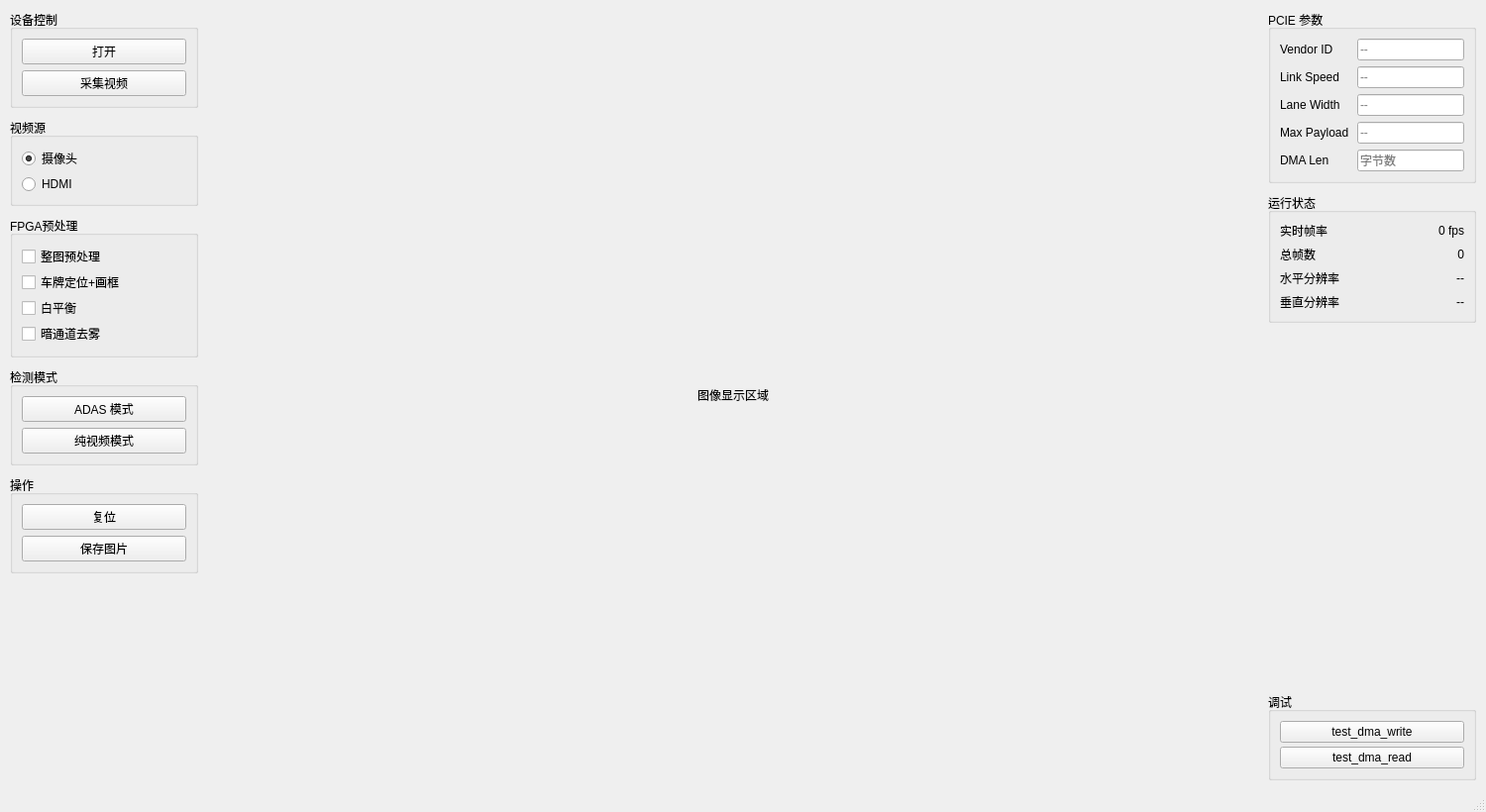
<?xml version="1.0" encoding="UTF-8"?>
<ui version="4.0">
 <class>MainWindow</class>
 <widget class="QMainWindow" name="MainWindow">
  <property name="geometry">
   <rect>
    <x>0</x>
    <y>0</y>
    <width>1500</width>
    <height>820</height>
   </rect>
  </property>
  <property name="minimumSize">
   <size>
    <width>1100</width>
    <height>600</height>
   </size>
  </property>
  <property name="windowTitle">
   <string>Pango PCIe — 视频传输与智能识别</string>
  </property>
  <widget class="QWidget" name="centralwidget">
   <layout class="QHBoxLayout" name="centralLayout">
    <property name="leftMargin">
     <number>10</number>
    </property>
    <property name="topMargin">
     <number>10</number>
    </property>
    <property name="rightMargin">
     <number>10</number>
    </property>
    <property name="bottomMargin">
     <number>10</number>
    </property>
    <property name="spacing">
     <number>10</number>
    </property>
    <item>
     <widget class="QWidget" name="controlPanel" native="true">
      <property name="minimumSize">
       <size>
        <width>190</width>
        <height>0</height>
       </size>
      </property>
      <property name="maximumSize">
       <size>
        <width>210</width>
        <height>16777215</height>
       </size>
      </property>
      <layout class="QVBoxLayout" name="controlPanelLayout">
       <property name="leftMargin">
        <number>0</number>
       </property>
       <property name="topMargin">
        <number>0</number>
       </property>
       <property name="rightMargin">
        <number>0</number>
       </property>
       <property name="bottomMargin">
        <number>0</number>
       </property>
       <property name="spacing">
        <number>10</number>
       </property>
       <item>
        <widget class="QGroupBox" name="deviceGroup">
         <property name="title">
          <string>设备控制</string>
         </property>
         <layout class="QVBoxLayout" name="deviceLayout">
          <property name="spacing">
           <number>6</number>
          </property>
          <item>
           <widget class="QPushButton" name="Key1">
            <property name="toolTip">
             <string>打开 / 关闭 PCIe 设备</string>
            </property>
            <property name="text">
             <string>打开</string>
            </property>
           </widget>
          </item>
          <item>
           <widget class="QPushButton" name="connect">
            <property name="toolTip">
             <string>开始 / 停止 FPGA 视频采集</string>
            </property>
            <property name="text">
             <string>采集视频</string>
            </property>
           </widget>
          </item>
         </layout>
        </widget>
       </item>
       <item>
        <widget class="QGroupBox" name="sourceGroup">
         <property name="title">
          <string>视频源</string>
         </property>
         <layout class="QVBoxLayout" name="sourceLayout">
          <property name="spacing">
           <number>4</number>
          </property>
          <item>
           <widget class="QRadioButton" name="radioCamera">
            <property name="text">
             <string>摄像头</string>
            </property>
            <property name="checked">
             <bool>true</bool>
            </property>
           </widget>
          </item>
          <item>
           <widget class="QRadioButton" name="radioHDMI">
            <property name="text">
             <string>HDMI</string>
            </property>
           </widget>
          </item>
         </layout>
        </widget>
       </item>
       <item>
        <widget class="QGroupBox" name="preproGroup">
         <property name="title">
          <string>FPGA预处理</string>
         </property>
         <layout class="QVBoxLayout" name="preproLayout">
          <property name="spacing">
           <number>2</number>
          </property>
          <item>
           <widget class="QCheckBox" name="chkPreprocess">
            <property name="text">
             <string>整图预处理</string>
            </property>
           </widget>
          </item>
          <item>
           <widget class="QCheckBox" name="chkPlateOverlay">
            <property name="text">
             <string>车牌定位+画框</string>
            </property>
           </widget>
          </item>
          <item>
           <widget class="QCheckBox" name="chkWhiteBalance">
            <property name="text">
             <string>白平衡</string>
            </property>
           </widget>
          </item>
          <item>
           <widget class="QCheckBox" name="chkDehaze">
            <property name="text">
             <string>暗通道去雾</string>
            </property>
           </widget>
          </item>
         </layout>
        </widget>
       </item>
       <item>
        <widget class="QGroupBox" name="modeGroup">
         <property name="title">
          <string>检测模式</string>
         </property>
         <layout class="QVBoxLayout" name="modeLayout">
          <property name="spacing">
           <number>6</number>
          </property>
          <item>
           <widget class="QPushButton" name="adasMode">
            <property name="toolTip">
             <string>人员车辆、信号灯、斑马线与车道辅助</string>
            </property>
            <property name="text">
             <string>ADAS 模式</string>
            </property>
            <property name="checkable">
             <bool>true</bool>
            </property>
            <property name="autoExclusive">
             <bool>true</bool>
            </property>
           </widget>
          </item>
          <item>
           <widget class="QPushButton" name="cam1">
            <property name="toolTip">
             <string>仅显示视频流，不做推理</string>
            </property>
            <property name="text">
             <string>纯视频模式</string>
            </property>
            <property name="checkable">
             <bool>true</bool>
            </property>
            <property name="autoExclusive">
             <bool>true</bool>
            </property>
           </widget>
          </item>
         </layout>
        </widget>
       </item>
       <item>
        <widget class="QGroupBox" name="actionGroup">
         <property name="title">
          <string>操作</string>
         </property>
         <layout class="QVBoxLayout" name="actionLayout">
          <property name="spacing">
           <number>6</number>
          </property>
          <item>
           <widget class="QPushButton" name="cam2">
            <property name="toolTip">
             <string>停止采集并复位全部状态</string>
            </property>
            <property name="text">
             <string>复位</string>
            </property>
           </widget>
          </item>
          <item>
           <widget class="QPushButton" name="save">
            <property name="toolTip">
             <string>保存当前帧为 PNG 图片</string>
            </property>
            <property name="text">
             <string>保存图片</string>
            </property>
           </widget>
          </item>
         </layout>
        </widget>
       </item>
       <item>
        <spacer name="controlSpacer">
         <property name="orientation">
          <enum>Qt::Vertical</enum>
         </property>
         <property name="sizeHint" stdset="0">
          <size>
           <width>20</width>
           <height>10</height>
          </size>
         </property>
        </spacer>
       </item>
      </layout>
     </widget>
    </item>
    <item>
     <widget class="QLabel" name="Label">
      <property name="sizePolicy">
       <sizepolicy hsizetype="Expanding" vsizetype="Expanding">
        <horstretch>1</horstretch>
        <verstretch>0</verstretch>
       </sizepolicy>
      </property>
      <property name="minimumSize">
       <size>
        <width>640</width>
        <height>360</height>
       </size>
      </property>
      <property name="alignment">
       <set>Qt::AlignCenter</set>
      </property>
      <property name="text">
       <string>图像显示区域</string>
      </property>
     </widget>
    </item>
    <item>
     <widget class="QWidget" name="infoPanel" native="true">
      <property name="minimumSize">
       <size>
        <width>200</width>
        <height>0</height>
       </size>
      </property>
      <property name="maximumSize">
       <size>
        <width>230</width>
        <height>16777215</height>
       </size>
      </property>
      <layout class="QVBoxLayout" name="infoPanelLayout">
       <property name="leftMargin">
        <number>0</number>
       </property>
       <property name="topMargin">
        <number>0</number>
       </property>
       <property name="rightMargin">
        <number>0</number>
       </property>
       <property name="bottomMargin">
        <number>0</number>
       </property>
       <property name="spacing">
        <number>10</number>
       </property>
       <item>
        <widget class="QGroupBox" name="groupBox">
         <property name="title">
          <string>PCIE 参数</string>
         </property>
         <layout class="QFormLayout" name="pcieFormLayout">
          <property name="labelAlignment">
           <set>Qt::AlignLeading|Qt::AlignLeft|Qt::AlignVCenter</set>
          </property>
          <property name="horizontalSpacing">
           <number>8</number>
          </property>
          <property name="verticalSpacing">
           <number>6</number>
          </property>
          <item row="0" column="0">
           <widget class="QLabel" name="label">
            <property name="text">
             <string>Vendor ID</string>
            </property>
           </widget>
          </item>
          <item row="0" column="1">
           <widget class="QLineEdit" name="HostAddress">
            <property name="readOnly">
             <bool>true</bool>
            </property>
            <property name="placeholderText">
             <string>--</string>
            </property>
           </widget>
          </item>
          <item row="1" column="0">
           <widget class="QLabel" name="label_2">
            <property name="text">
             <string>Link Speed</string>
            </property>
           </widget>
          </item>
          <item row="1" column="1">
           <widget class="QLineEdit" name="HostPort">
            <property name="readOnly">
             <bool>true</bool>
            </property>
            <property name="placeholderText">
             <string>--</string>
            </property>
           </widget>
          </item>
          <item row="2" column="0">
           <widget class="QLabel" name="label_3">
            <property name="text">
             <string>Lane Width</string>
            </property>
           </widget>
          </item>
          <item row="2" column="1">
           <widget class="QLineEdit" name="RemAddress">
            <property name="readOnly">
             <bool>true</bool>
            </property>
            <property name="placeholderText">
             <string>--</string>
            </property>
           </widget>
          </item>
          <item row="3" column="0">
           <widget class="QLabel" name="label_4">
            <property name="text">
             <string>Max Payload</string>
            </property>
           </widget>
          </item>
          <item row="3" column="1">
           <widget class="QLineEdit" name="RemPort">
            <property name="readOnly">
             <bool>true</bool>
            </property>
            <property name="placeholderText">
             <string>--</string>
            </property>
           </widget>
          </item>
          <item row="4" column="0">
           <widget class="QLabel" name="label_7">
            <property name="text">
             <string>DMA Len</string>
            </property>
           </widget>
          </item>
          <item row="4" column="1">
           <widget class="QLineEdit" name="dma_len">
            <property name="placeholderText">
             <string>字节数</string>
            </property>
           </widget>
          </item>
         </layout>
        </widget>
       </item>
       <item>
        <widget class="QGroupBox" name="statusGroup">
         <property name="title">
          <string>运行状态</string>
         </property>
         <layout class="QGridLayout" name="gridLayout">
          <property name="horizontalSpacing">
           <number>8</number>
          </property>
          <property name="verticalSpacing">
           <number>6</number>
          </property>
          <item row="0" column="0">
           <widget class="QLabel" name="framecount">
            <property name="text">
             <string>实时帧率</string>
            </property>
           </widget>
          </item>
          <item row="0" column="1">
           <widget class="QLabel" name="frame">
            <property name="text">
             <string>0 fps</string>
            </property>
            <property name="alignment">
             <set>Qt::AlignRight|Qt::AlignTrailing|Qt::AlignVCenter</set>
            </property>
           </widget>
          </item>
          <item row="1" column="0">
           <widget class="QLabel" name="label_9">
            <property name="text">
             <string>总帧数</string>
            </property>
           </widget>
          </item>
          <item row="1" column="1">
           <widget class="QLabel" name="total_frame">
            <property name="text">
             <string>0</string>
            </property>
            <property name="alignment">
             <set>Qt::AlignRight|Qt::AlignTrailing|Qt::AlignVCenter</set>
            </property>
           </widget>
          </item>
          <item row="2" column="0">
           <widget class="QLabel" name="label_5">
            <property name="text">
             <string>水平分辨率</string>
            </property>
           </widget>
          </item>
          <item row="2" column="1">
           <widget class="QLabel" name="H_disp">
            <property name="text">
             <string>--</string>
            </property>
            <property name="alignment">
             <set>Qt::AlignRight|Qt::AlignTrailing|Qt::AlignVCenter</set>
            </property>
           </widget>
          </item>
          <item row="3" column="0">
           <widget class="QLabel" name="label_6">
            <property name="text">
             <string>垂直分辨率</string>
            </property>
           </widget>
          </item>
          <item row="3" column="1">
           <widget class="QLabel" name="V_disp">
            <property name="text">
             <string>--</string>
            </property>
            <property name="alignment">
             <set>Qt::AlignRight|Qt::AlignTrailing|Qt::AlignVCenter</set>
            </property>
           </widget>
          </item>
         </layout>
        </widget>
       </item>
       <item>
        <spacer name="infoSpacer">
         <property name="orientation">
          <enum>Qt::Vertical</enum>
         </property>
         <property name="sizeHint" stdset="0">
          <size>
           <width>20</width>
           <height>10</height>
          </size>
         </property>
        </spacer>
       </item>
       <item>
        <widget class="QGroupBox" name="debugGroup">
         <property name="title">
          <string>调试</string>
         </property>
         <property name="toolTip">
          <string>底层 DMA 收发测试</string>
         </property>
         <layout class="QVBoxLayout" name="debugLayout">
          <property name="spacing">
           <number>4</number>
          </property>
          <item>
           <widget class="QPushButton" name="dma_write">
            <property name="text">
             <string>test_dma_write</string>
            </property>
           </widget>
          </item>
          <item>
           <widget class="QPushButton" name="dma_read">
            <property name="text">
             <string>test_dma_read</string>
            </property>
           </widget>
          </item>
         </layout>
        </widget>
       </item>
      </layout>
     </widget>
    </item>
   </layout>
  </widget>
  <widget class="QMenuBar" name="menubar">
   <property name="geometry">
    <rect>
     <x>0</x>
     <y>0</y>
     <width>1500</width>
     <height>22</height>
    </rect>
   </property>
  </widget>
  <widget class="QStatusBar" name="statusbar"/>
 </widget>
 <resources/>
 <connections/>
</ui>
